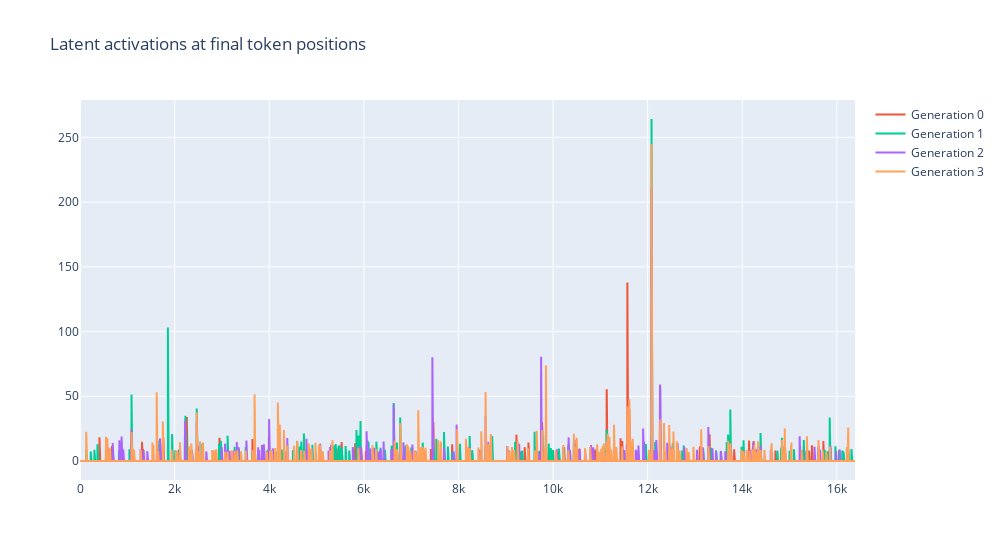

This figure's notebook cell:
### Code cell
fig = px.line(
    title="Latent activations at final token positions", 
    labels={"index": "Latent", "value": "Activation"},
    width=1000,
)

for i, sae_acts in enumerate(sae_acts_list_cpu):
    # Ensure we're working with a 1D tensor by squeezing any extra dimensions
    acts_1d = sae_acts.squeeze()
    fig.add_scatter(
        y=acts_1d.detach().numpy(),
        name=f"Generation {i}",
        mode='lines'
    )

fig.update_layout(showlegend=True).show()

# Print the top 3 latents for each generation and inspect their dashboards
for i, sae_acts in enumerate(sae_acts_list_cpu):
    print(f"\nGeneration {i} top latents:")
    # Ensure we're working with a 1D tensor
    acts_1d = sae_acts.squeeze()
    values, indices = acts_1d.topk(3)
    
    for val, idx in zip(values, indices):
        print(f"Latent {idx.item()} had activation {val.item():.2f}")
        display_dashboard(
            sae_release=gemmascope_sae_release,
            sae_id=gemmascope_sae_id,
            latent_idx=idx.item()
        )

### Figure 1 — Plotly figure (JSON) as saved in the notebook; plotly's stock layout.template omitted (floating-point values rounded to 4 significant figures; data arrays with more than 128 entries replaced by an {"elided": "..."} marker saying what was removed)
{"data": [{"hovertemplate": "<extra></extra>", "legendgroup": "", "line": {"color": "#636efa", "dash": "solid"}, "marker": {"symbol": "circle"}, "mode": "lines", "name": "", "orientation": "v", "showlegend": false, "type": "scatter", "xaxis": "x", "yaxis": "y"}, {"mode": "lines", "name": "Generation 0", "type": "scatter", "y": {"elided": "16384 float values"}}, {"mode": "lines", "name": "Generation 1", "type": "scatter", "y": {"elided": "16384 float values"}}, {"mode": "lines", "name": "Generation 2", "type": "scatter", "y": {"elided": "16384 float values"}}, {"mode": "lines", "name": "Generation 3", "type": "scatter", "y": {"elided": "16384 float values"}}], "layout": {"legend": {"tracegroupgap": 0}, "showlegend": true, "title": {"text": "Latent activations at final token positions"}, "width": 1000, "xaxis": {"anchor": "y", "domain": [0, 1]}, "yaxis": {"anchor": "x", "domain": [0, 1]}}}
